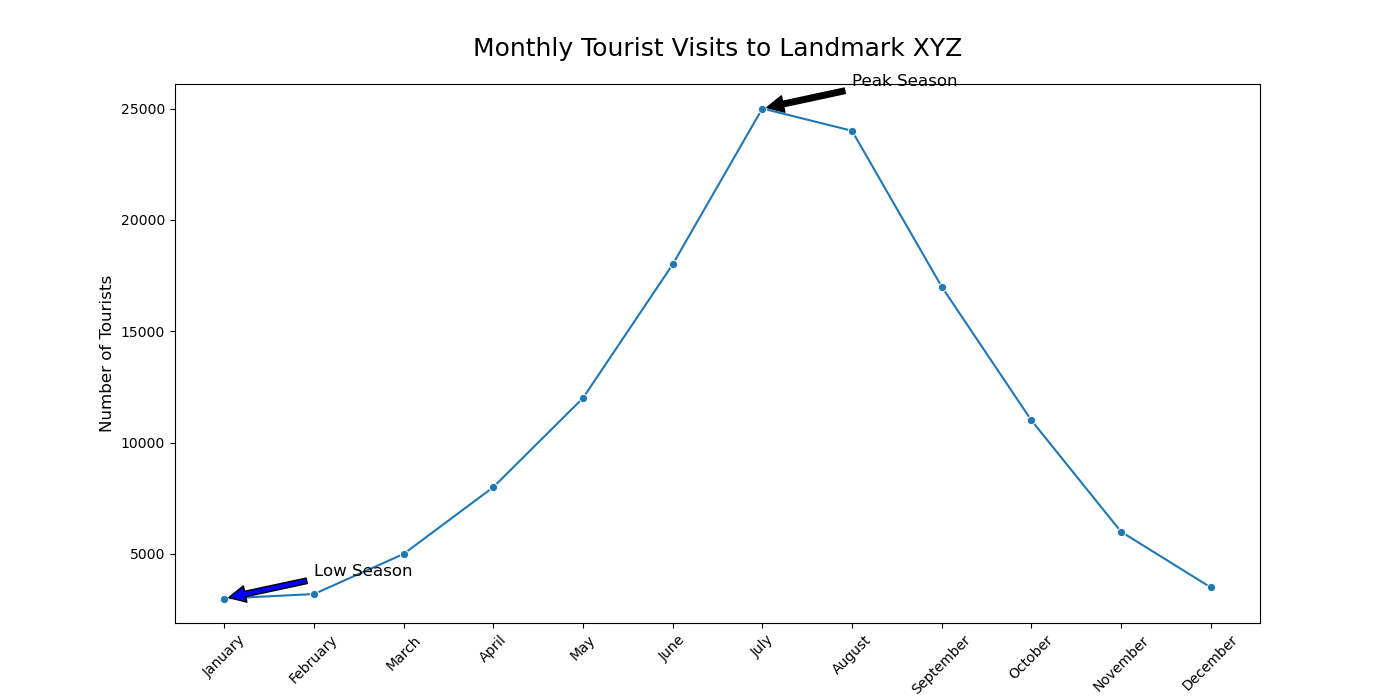

Write Python code to recreate this figure.

import seaborn as sns
import pandas as pd
import matplotlib.pyplot as plt

# Create a DataFrame from the provided data
data = {
    'Month': ['January', 'February', 'March', 'April', 'May', 'June', 'July', 'August', 'September', 'October', 'November', 'December'],
    'Number_of_Tourists': [3000, 3200, 5000, 8000, 12000, 18000, 25000, 24000, 17000, 11000, 6000, 3500]
}
df = pd.DataFrame(data)

# Initialize the matplotlib figure
plt.figure(figsize=(14, 7))

# Plotting the line chart
line_plot = sns.lineplot(x='Month', y='Number_of_Tourists', data=df, color='#1f77b4', marker='o')

# Annotating specific data points
plt.annotate('Peak Season', xy=('July', 25000), xytext=('August', 26000),
             arrowprops=dict(facecolor='black', shrink=0.05), fontsize=12)
plt.annotate('Low Season', xy=('January', 3000), xytext=('February', 4000),
             arrowprops=dict(facecolor='blue', shrink=0.05), fontsize=12)

# Setting the title and labels
plt.title('Monthly Tourist Visits to Landmark XYZ', fontsize=18, pad=20)
plt.xlabel('Month', fontsize=12)
plt.ylabel('Number of Tourists', fontsize=12)

# Adjusting the x-axis to show all the months clearly
plt.xticks(rotation=45)

# Show the plot with the customizations
plt.show()
